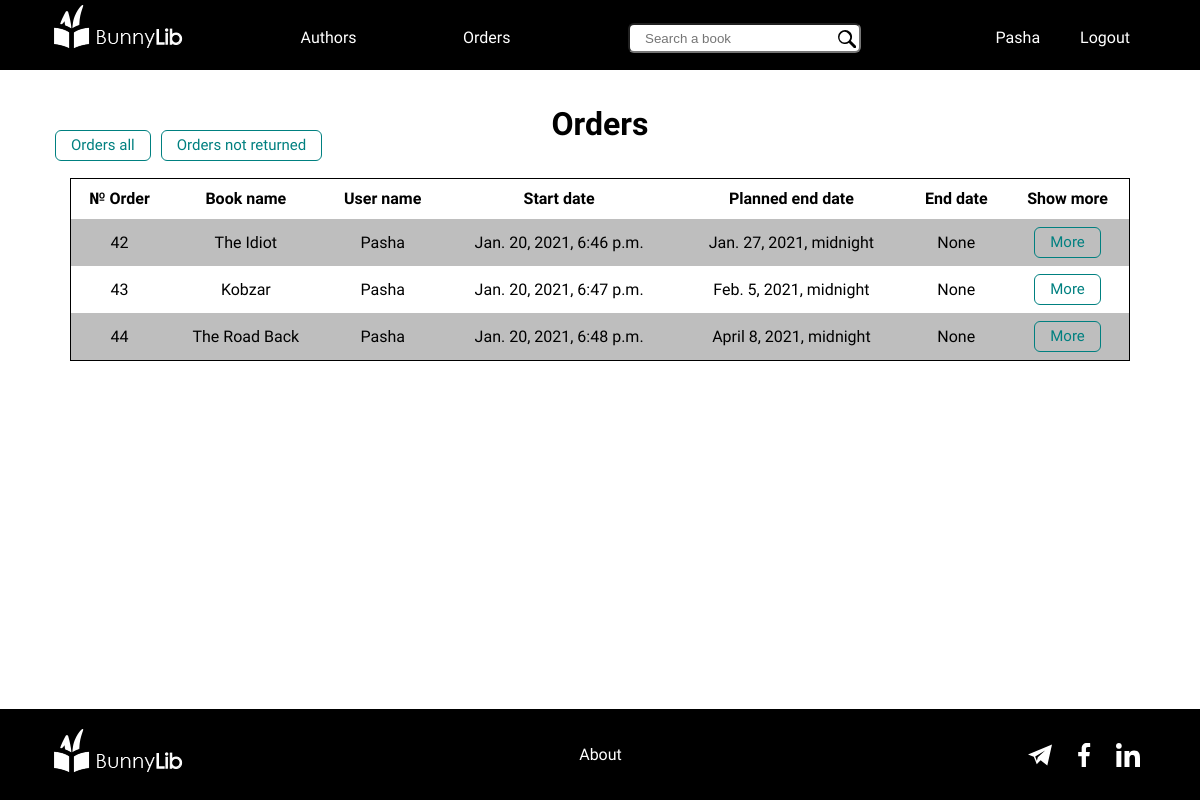
The page /orders/ (signed in) on the database its author committed.
### authentication/models.py (models this page shows, shortened)
class CustomUser(AbstractBaseUser):
    first_name = models.CharField(blank=True, max_length=20)
    last_name = models.CharField(blank=True, max_length=20)
    email = models.EmailField(max_length=100, unique=True, validators=[validate_email])
    password = models.CharField(max_length=128, validators=[validate_password])
    updated_at = models.DateTimeField(auto_now=True)
    created_at = models.DateTimeField(auto_now_add=True, editable=False)
    role = models.IntegerField(default=0, choices=ROLE_CHOICES)
    is_active = models.BooleanField(default=False)
    photo = CloudinaryField('image', blank=True, null=True)
    REQUIRED_FIELDS = []
    USERNAME_FIELD = 'email'
    objects = CustomUserManager()

### order/models.py (models this page shows, shortened)
class Order(models.Model):
    user = models.ForeignKey(CustomUser, on_delete=models.CASCADE, related_name='order')
    book = models.ForeignKey(Book, on_delete=models.CASCADE)
    created_at = models.DateTimeField(auto_now_add=True, editable=False)
    end_at = models.DateTimeField(null=True)
    planned_end_at = models.DateTimeField()
    @staticmethod
    def get_all():
        all_orders = list(Order.objects.all())
        return all_orders

### book/models.py (models this page shows, shortened)
class Book(models.Model):
    name = models.CharField(blank=True, max_length=128)
    description = models.TextField(blank=True)
    count = models.IntegerField(default=10)
    authors = models.ManyToManyField(Author, related_name='books')
    stars = models.IntegerField(default=0)
    cover = CloudinaryField('image', blank=True, null=True)

### authentication/decorators.py (the view)
    def wrapper_func(request, *args, **kwargs):
        if request.user.is_authenticated:
            return view_func(request, *args, **kwargs)
        else:
            return redirect('custom_login')

### order/views.py (called while the page is built)
@if_user_auth
def orders_all(request):
    orders = Order.get_all()
    return render(request, 'orders_all_.html', context={'orders': orders})

### order/templates/orders_all_.html (shortened to what this page needs)
{% extends 'base_.html' %}
{% load static %}
{% block moderate %}
<link rel="stylesheet" type="text/css" href="{% static 'css/order/orders_all.css' %}">
{% endblock %}
{% block content %}
<link rel="stylesheet" type="text/css" href="{% static 'css/order/orders_all.css' %}">
<div class="order__holder">
    <div class="moderate__buttons">
        <ul>
            {% if request.user.role %}
            <li><a href="{% url 'orders_all' %}" class="btn btn-create">Orders all</a></li>
            <li><a href="{% url 'orders_not_returned' %}" class="btn btn-create">Orders not returned</a></li>
            {% else %}
            <li><a href="{% url 'orders_my' %}" class="btn btn-create">Orders all</a></li>
            <li><a href="{% url 'orders_my_not_returned' %}" class="btn btn-create">Orders not returned</a></li>
            {% endif %}
        </ul>
    </div>
    <div class="order-title">
        <h1>Orders</h1>
    </div>
    <div class="orders__all">
        <div class="container">
            <div class="users__orders">
                <table>
                    <tr>
                        <th>№ Order</th>
                        <th>Book name</th>
                        <th>User name</th>
                        <th>Start date</th>
                        <th>Planned end date</th>
                        <th>End date</th>
                        <th>Show more</th>
                    </tr>
                    {% for order in orders %}
                    <tr>
                        <td>{{ order.id }}</td>
                        <td>{{ order.book.name }}</td>
                        <td>{{ order.user.first_name }}</td>
                        <td>{{ order.created_at }}</td>
                        <td>{{ order.planned_end_at }}</td>
                        <td>{{ order.end_at }}</td>
                        <td><a href="{% url 'order_by_id' order.id %}" class="btn btn-more">More</a></td>
                    </tr>
                    {% endfor %}
                </table>
            </div>
        </div>
    </div>
</div>
{% endblock %}

### templates/base_.html (shortened to what this page needs)
{% load static %}
<!DOCTYPE html>
<html lang="en">
<head>
    <link rel="stylesheet" href="https://use.fontawesome.com/releases/v5.6.1/css/all.css">
    <link rel="stylesheet" href="https://necolas.github.io/normalize.css/latest/normalize.css">
</head>
<body>
    <header class="header">
        <div class="container">
           <div class="header__holder">
                <a class="header__logo" href="{% url 'books_main' %}">
                    <img src="{% static 'media/LOGO_bunnyLib.png' %}" alt="Library logo">
                </a>
                <nav class="navlist">
                    <ul>
                        <li><a class="header-links" href="{% url 'authors_all' %}">Authors</a></li>
                        {% if request.user.role %}
                        <li><a class="header-links" href="{% url 'orders_all' %}">Orders</a></li>
                        {% else %}
                        <li><a class="header-links" href="{% url 'orders_my' %}">Orders</a></li>
                        {% endif %}
                    </ul>
                </nav>
                <div class="header__search">
                    <form action="{% url 'books_main' %}">
                        <input type="text" placeholder="Search a book" name="search">
                        <button type="submit">
                            <svg viewBox="0 0 30.2 30.2">
                                <path d="M20.2 3.5a11.8 11.8 0 10-1.6 18c0 .5.3 1 .7 1.3l6.7 6.7a2.5 2.5 0 103.5-3.5l-6.7-6.7c-.4-.4-.8-.6-1.3-.7 3.2-4.6 2.8-11-1.3-15.1zM18 18A8.8 8.8 0 115.6 5.6 8.8 8.8 0 0118 18z"/>
                              </svg>
                        </button>
                    </form>
                </div>
                <div class="login-block">
                    {% if request.user.is_authenticated %}
                    <a id="user-btn" class="login-block__button header-links" href="{% url 'my_user' %}">{{ request.user.first_name }}</a>
                    <a id="logout-btn" class="login-block__button header-links" href="{% url 'custom_logout' %}">Logout</a>
                    {% else %}
                    <a id="login-btn" class="login-block__button header-links" href="{% url 'custom_login' %}">Sign In</a>
                    <a id="register-btn" class="login-block__button header-links" href="{% url 'custom_registration' %}">Sign Up</a>
                    {% endif %}
                </div>
           </div>
        </div>
    </header>
    <main class="content">
        {% block moderate %}
        {% endblock %}
        <div class="container">
            {% block content %}{% endblock %}
        </div>
     </main>
    <footer class="footer">
        <div class="container">
            <div class="footer__content">
                <div class="footer__content-logo">
                    <img src="{% static 'media/LOGO_bunnyLib.png' %}" alt="Library logo">
                </div>
                <div class="footer__content-about">
                    <a href="{% url 'about_page' %}">About</a>
                </div>
                <div class="footer__content-socials">
                    <ul>
                        <li>
                            <a href="https://t.me/ecrtmn" class="telegram"><svg viewBox="0 -31 512 512"><path d="m123.195312 260.738281 63.679688 159.1875 82.902344-82.902343 142.140625 112.976562 100.082031-450-512 213.265625zm242.5-131.628906-156.714843 142.941406-19.519531 73.566407-36.058594-90.164063zm0 0"/></svg></a>
                        </li>
                        <li>
                            <a href="https://www.facebook.com/profile.php?id=100017204800457" class="facebook"><svg id="Bold" enable-background="new 0 0 24 24" height="512" viewBox="0 0 24 24" width="512"><path d="m15.997 3.985h2.191v-3.816c-.378-.052-1.678-.169-3.192-.169-3.159 0-5.323 1.987-5.323 5.639v3.361h-3.486v4.266h3.486v10.734h4.274v-10.733h3.345l.531-4.266h-3.877v-2.939c.001-1.233.333-2.077 2.051-2.077z"/></svg></a>
                        </li>
                        <li>
                            <a href="https://www.linkedin.com/in/pavel-tverdokhleb-121824179/" class="linkedin"></a>
                        </li>
                    </ul>
                </div>
            </div>
        </div>
    </footer>
</body>
</html>

### static/css/order/orders_all.css (style rules this page uses)
.container { width: 100%; max-width: 1140px; padding: 0 20px; margin: 0 auto; }
.order__holder { position: relative; }
.moderate__buttons { position: absolute; top: 30px; }
.moderate__buttons ul { display: flex; }
.moderate__buttons li { margin: 0 5px; }
.btn-create { padding: 5px; color: teal; transition: .3s; }
.btn-more { padding: 5px; color: teal; transition: .3s; }
.btn { display: inline-block; padding: 6px 15px; border-radius: 6px; border: 1px solid; font-size: 15px; line-height: 17px; text-decoration: none; text-align: center; }
.order-title { text-align: center; }
.users__orders { margin-top: 30px; }
table { border: 1px, solid, black; text-align: center; border-collapse: collapse; width: 100%; }
th, td { padding: 8px; }
tr:nth-child(even) { background-color: rgb(190, 190, 190); }

### templates/base_.html (style rules this page uses)
*, *::before, *::after { margin: 0; padding: 0; box-sizing: border-box; list-style: none; outline: none; }
img { max-width: 100%; height: auto; }
body { display: flex; flex-direction: column; min-height: 100vh; scroll-behavior: smooth; text-rendering: optimizeSpeed; line-height: 1.5; font-family: 'Comfortaa'; }
.content { flex-grow: 1; padding: 30px 0 50px; }
.container { width: 100%; max-width: 1140px; padding: 0 20px; margin: 0 auto; }
.header { height: 70px; background-color: black; display: flex; align-content: space-around; }
.header__holder { margin-top: 20px; display: flex; justify-content: space-between; align-items: center; }
.header__logo { flex-shrink: 0; margin-top: -15px; }
.header-links { text-decoration: none; color: white; transition: .3s; }
.navlist { display: flex; width: 250px; }
.navlist ul { display: flex; width: 100%; justify-content: space-between; }
.navlist li { padding: 0 20px; }
.login-block { display: flex; align-items: center; }
.login-block a { padding: 0 20px; }
.header__search { position: relative; display: flex; align-items: center; width: 250px; }
.header__search button { position: absolute; width: 18px; height: 22px; margin-left: -23px; margin-top: 6px; background-color: transparent; border: 0; }
.header__holder input { width: 100%; height: 30px; padding: 0 37px 0 15px; border-radius: 6px; }
.footer { background-color: black; }
.footer__content { display: flex; width: 100%; justify-content: space-between; align-items: center; }
.footer__content-logo { margin: 20px 0; }
.footer__content-about a { text-decoration: none; color: white; transition: .3s; }
.footer__content-socials ul { display: flex; }
.footer__content-socials li { height: 24px; width: 24px; margin: 0 10px; }
.footer__content-socials svg { fill: white; height: 100%; width: 100%; transition: .3s; }

### rows shown on the page
CustomUser: user.first_name "Pasha"
Order: id "42", book.name "The Idiot", user.first_name "Pasha", created_at "Jan. 20, 2021, 6:46 p.m.", planned_end_at "Jan. 27, 2021, midnight", end_at "None"
Order: id "43", book.name "Kobzar", user.first_name "Pasha", created_at "Jan. 20, 2021, 6:47 p.m.", planned_end_at "Feb. 5, 2021, midnight", end_at "None"
Order: id "44", book.name "The Road Back", user.first_name "Pasha", created_at "Jan. 20, 2021, 6:48 p.m.", planned_end_at "April 8, 2021, midnight", end_at "None"
